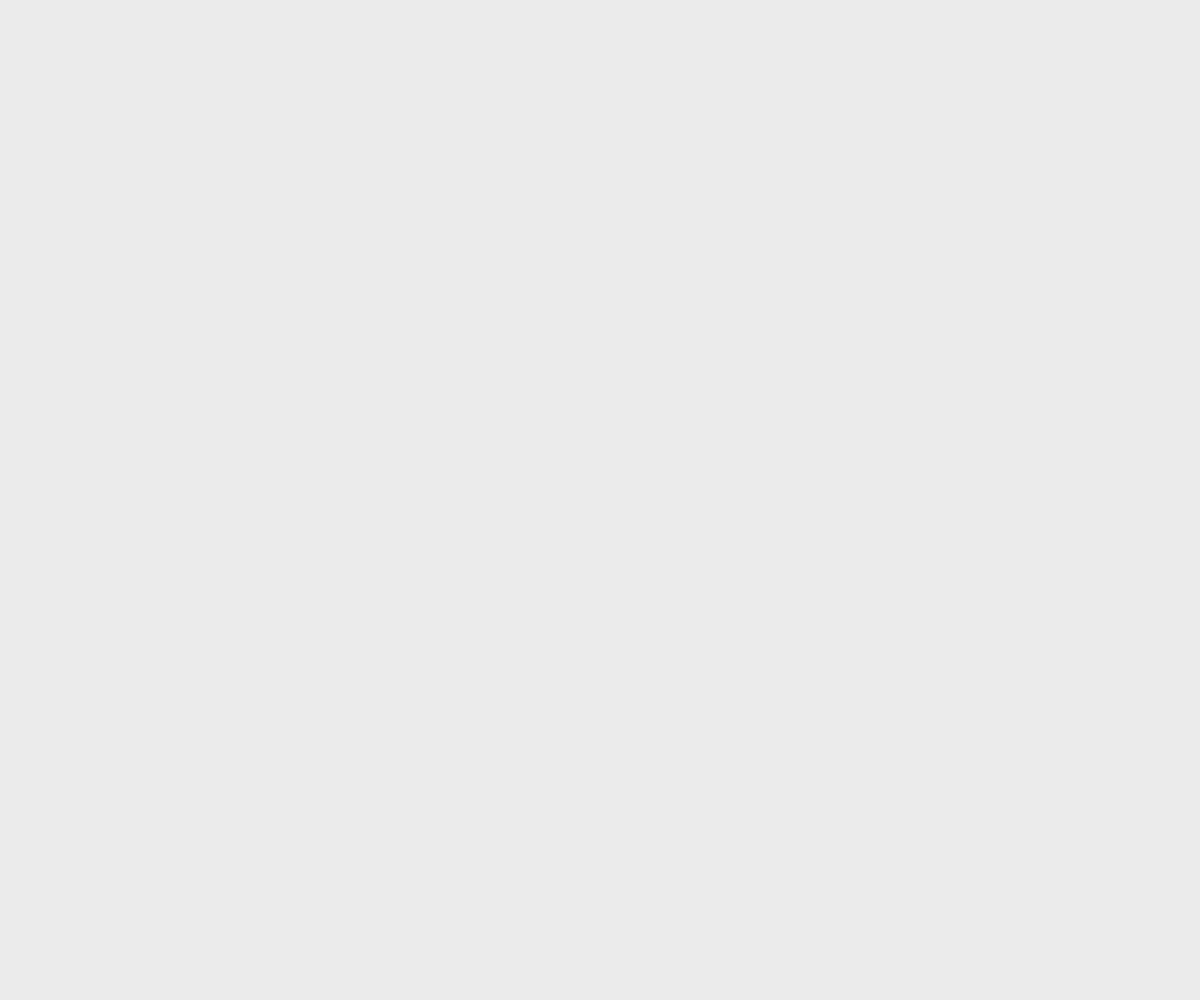
Frame 1 (no input)
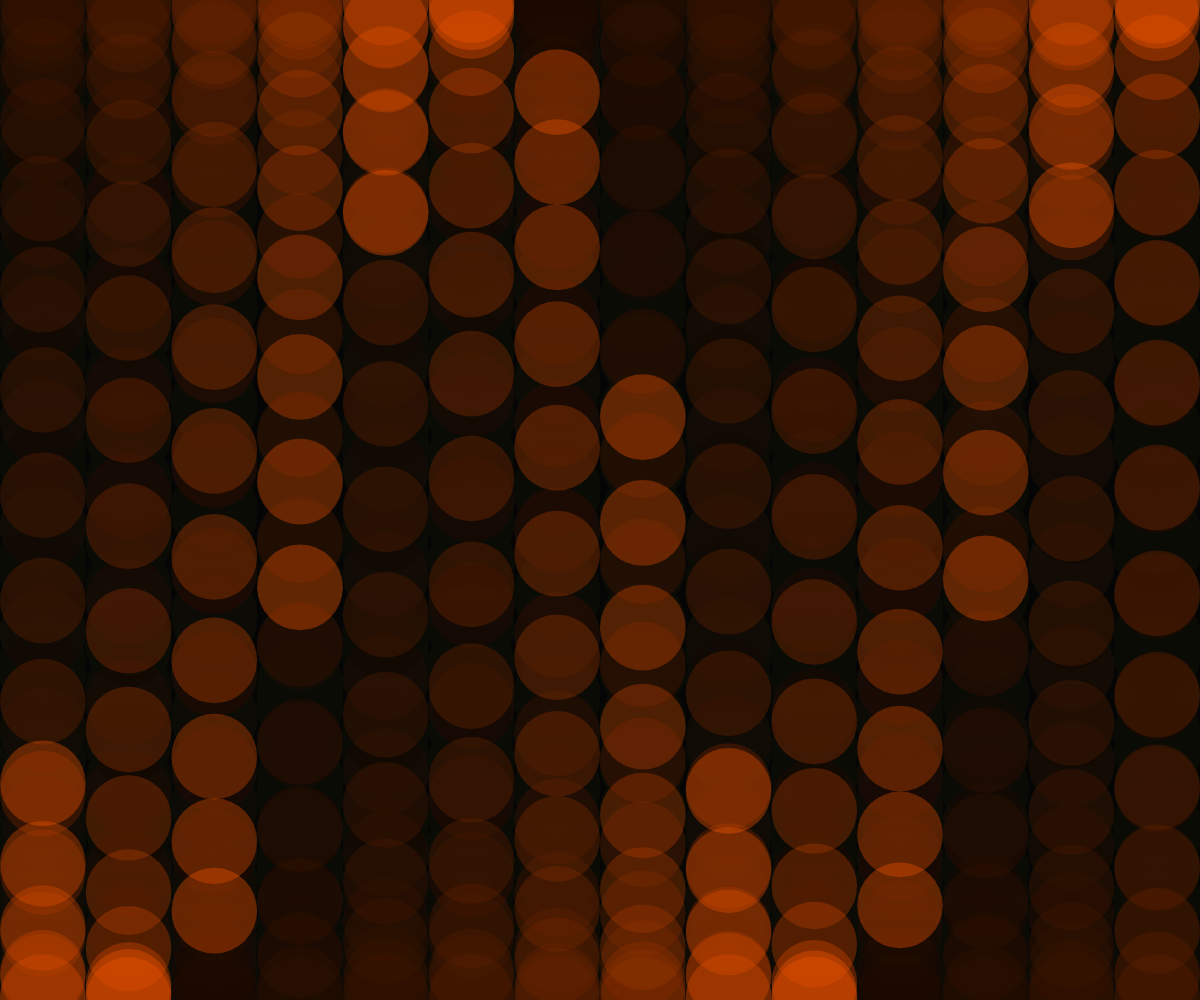
Frame 60 (no input)
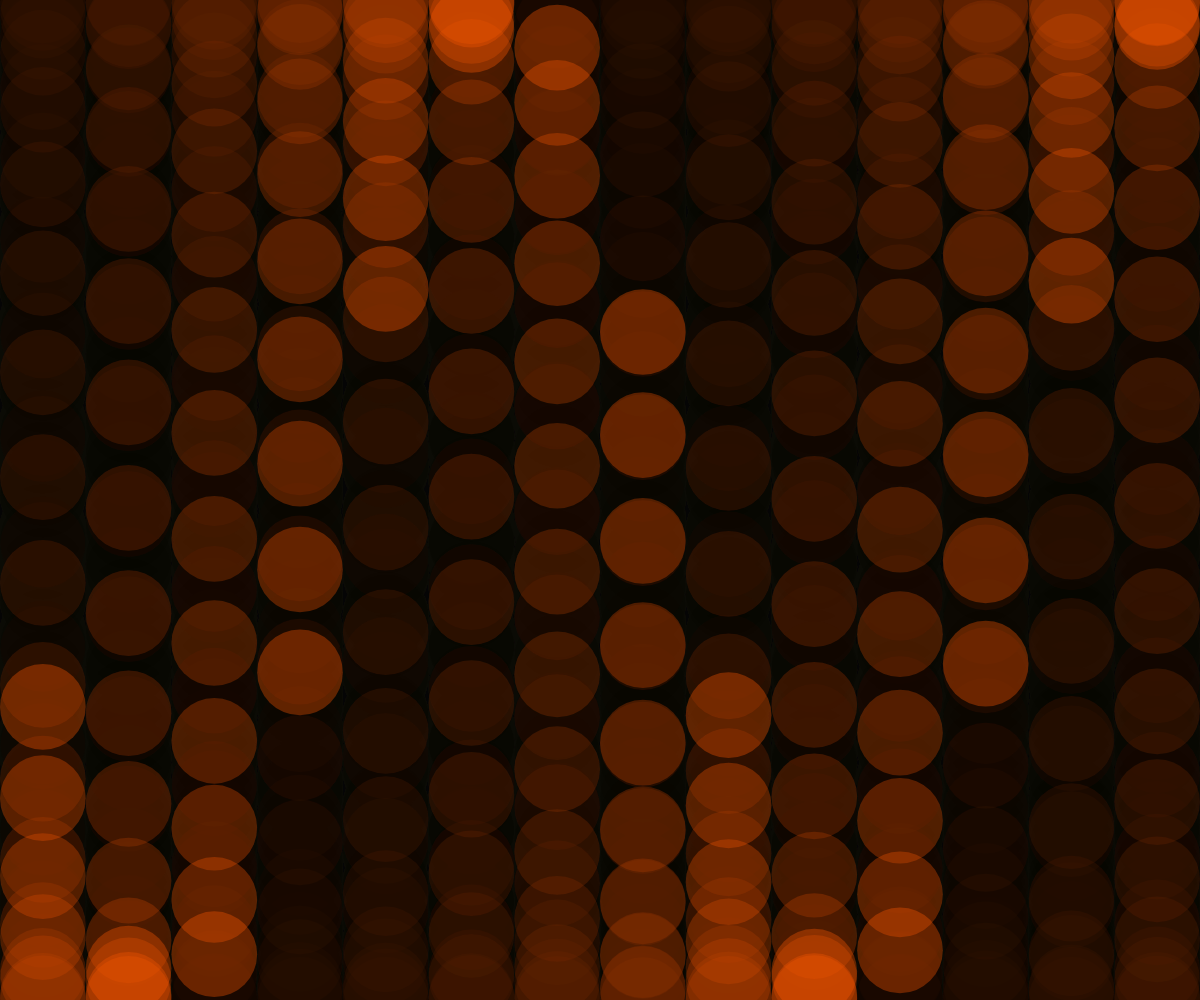
Frame 120 (the mouse pressed at the canvas centre since frame 60)

The p5.js sketch that drew these frames (run headless with seeded random() and noise() and a simulated clock; from frame 60 on, the mouse is pressed at the canvas centre):

// p5.js sketch
// ── sketch.js

let tonerange = 14;
let xarray = [];
let yarray = [];
let matrix = [xarray, yarray];
let freqarray = []
let alphanum = 255;
let time = 0;
let par = 0;
let thresh = 0; 

function setup() {
  createCanvas(windowWidth, windowHeight);
  par = width/tonerange;

  for(var i = 0; i < tonerange; i++){
    freqarray[i] = 880 * (i + 1) ;
  }
  thresh = height/2;
  
}

function draw() {
  background(0,20);
  for (var i = 1; i < tonerange + 1; i++) {
    xarray[i] = (width / tonerange) * i - width / tonerange / 2;
  }
  xarray.shift();
  console.log(matrix);

  for (var i = 0; i < xarray.length; i++) {
    noStroke();
    fill(255,90,0,90)
    ellipse(xarray[i], yarray[i], par, par);
  }

  //yloc updater
  for(let i = 0; i < tonerange; i++){
    yarray[i] = height/2 * sin(freqarray[i] + time) + height/2 ;
    //time step = 13

    time += 13;
    if(yarray[i] == height/2);
      fill(255,0,0);
  }
}
